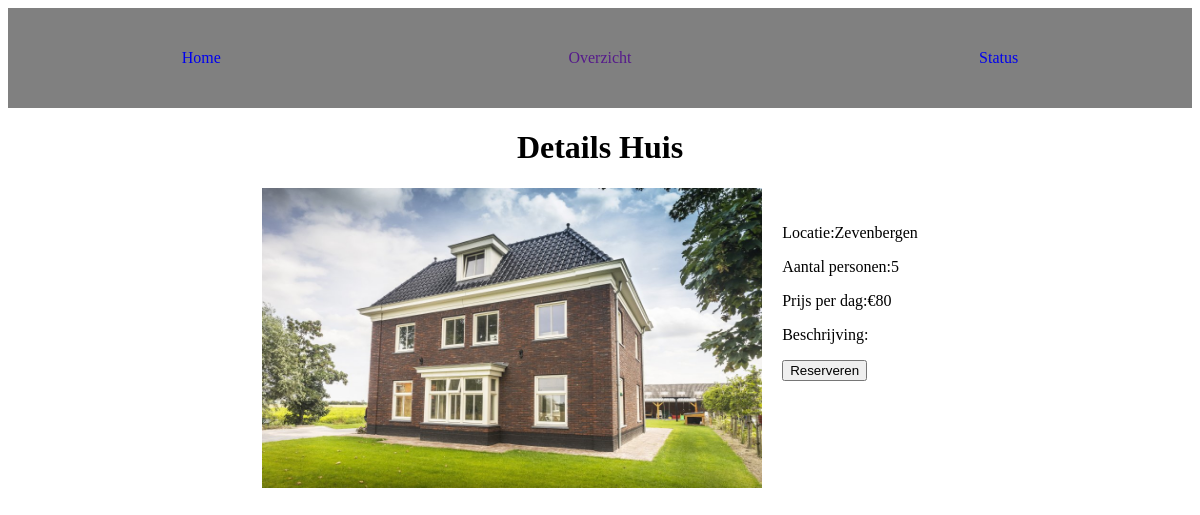
Page /detailspage.php?id=3 on the committed database.
### tables this page shows
CREATE TABLE `huizen` (
  `id` int(11) NOT NULL,
  `locatie` varchar(256) NOT NULL,
  `aantal_personen` int(11) NOT NULL,
  `prijs_per_dag` double NOT NULL,
  `afbeelding` text NOT NULL,
  `status` int(11) NOT NULL
);

### detailspage.php (the view, shortened to what this page needs)
<?php require_once "header.php" ?>
<?php
$id = $_GET['id'];
require_once "backend/conn.php";
$query = "SELECT * FROM huizen WHERE :id = id";
$statement = $conn->prepare($query);
$statement ->execute([
    ":id" => $id
]);
$huis = $statement->fetch(PDO::FETCH_ASSOC);
?>
<body>
    <div class="wrapper">
        <div class="introductie">
            <h1>Details Huis</h1>
        </div>
        <div class="details-huis">
            <img src=<?php echo $huis["afbeelding"];?>>
            <div class="huis-informatie">
                <p>Locatie:<?php echo $huis["locatie"];?></p>
                <p>Aantal personen:<?php echo $huis["aantal_personen"];?></p>
                <p>Prijs per dag:€<?php echo $huis["prijs_per_dag"];?></p>
                <p>Beschrijving:<?php echo $huis["beschrijving"];?></p>
                <a href="reservepage.php?id=<?php echo $huis["id"];?>">
                <input type="submit" value="Reserveren">
            </div>
        </div>
    </div>
</body>

### css/style.css (style rules this page uses)
.wrapper { width: 67%; margin: auto; }
.introductie { text-align: center; }
.details-huis { display: flex; justify-content: center; }
.details-huis img { width: 500px; height: 300px; }
.huis-informatie { margin:20px; }

### rows in the picture
huizen: afbeelding (picture), locatie "Zevenbergen", aantal_personen "5", prijs_per_dag "80"
